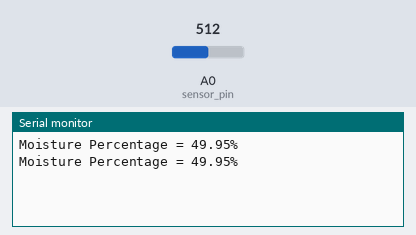
A sketch run on a simulated ESP8266 (NodeMCU). On the bench: the last lines printed to the serial monitor. The inputs (shaded band) are chosen by the test bench; at power-on: A0 (sensor_pin) = 512.

Above: at 1.8 s.
1.9 s: A0 (sensor_pin) set to 716
At 2.8 s:
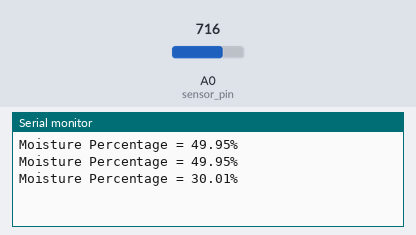
3.4 s: A0 (sensor_pin) set to 900
At 4.8 s:
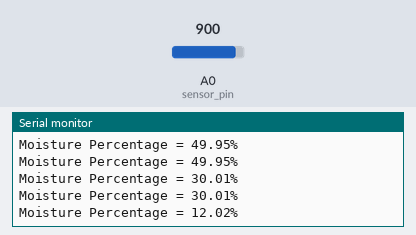
Timing chart, 0 to 6.4 s (numbered marks = the images above; inputs shaded):
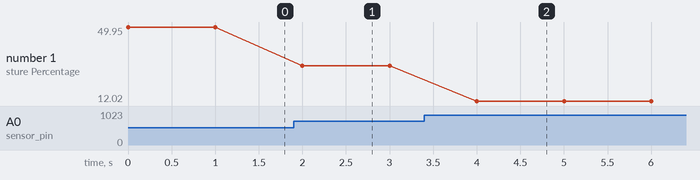

The sketch:

Soil_Moisture_Percentage.ino
```cpp
const int sensor_pin = A0; // Soil moisture analog sensor pin

void setup() {
  Serial.begin(9600); // for serial communication
}

void loop() {
  float moisture_percentage; // variable for moisture percentage
  int sensor_analog; // variable for moisture sensor values
  sensor_analog = analogRead(sensor_pin);  // reading analog values from moisture sensor
  moisture_percentage = ( 100 - ( (sensor_analog/1023.00) * 100 ) ); // from a value to a percentage
  // printing on the screen
  Serial.print("Moisture Percentage = ");
  Serial.print(moisture_percentage);
  Serial.print("%\n\n");
  delay(1000); // choosing a delay
}
```

Measured:
- after the input at 1.9 s, the serial monitor: prints a new line after 0.10 s (image 1)
- after the input at 3.4 s, the serial monitor: prints a new line after 0.60 s (image 2)
- plotted number 1: 49.95 → 30.01 after the input at 1.9 s, 30.01 → 12.02 after the input at 3.4 s
